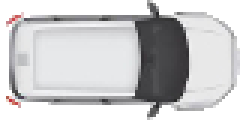
#> input picture util/assets/track/img/car_80x40.png, 80 x 40 px (shown 3 times larger)
$ python temp.py
#> lines starting #> are read from the running program, lines starting #| are printed output that depends on the picture; pictures that were not available may be replaced by others from this repository, and a replacement may not be noted
# [6 lines of commented-out code are left out]
import numpy as np


from PIL import Image, ImageDraw, ImageFont
from numpy import true_divide

car_filename = "./util/assets/track/img/car_80x40.png"
signal_filename = "./util/assets/track/img/sign_60x94.png"
start_finish_filename = "./util/assets/track/img/start_finish_30x100.png"

car = Image.open(car_filename)
#> car is the input picture: PIL image 80x40 RGBA; mean R, G, B, A 130.4, 130.1, 203, 183.3
signal = Image.open(signal_filename)
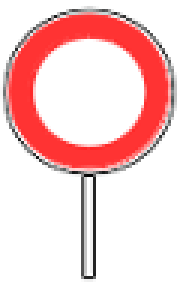
#> input picture util/assets/track/img/sign_60x94.png, 60 x 94 px (shown 3 times larger)
#> signal is the input picture: PIL image 60x94 RGBA; mean R, G, B, A 114.2, 71.7, 71.7, 111.7
start = Image.open(start_finish_filename)
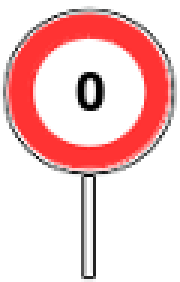
#> input picture util/assets/track/img/sign_60x94_0.png, 60 x 94 px, given in place of start_finish_30x100.png, which was not available (shown 3 times larger)
#> start is the input picture: PIL image 60x94 RGBA; mean R, G, B, A 108.3, 65.7, 65.7, 111.7
finish = Image.open(start_finish_filename)

canvas = (1500, 400)
clearence = (0, 200)
zero_x = 150
scale_x = 10
track_length = 500.0
signal_position = 300

pos = 0
start_position = (zero_x-int(scale_x*(pos)), canvas[1]-clearence[1])
finish_position = (zero_x+int(scale_x*(track_length-pos)), canvas[1]-clearence[1])
signal_position = (zero_x+int(scale_x*(signal_position-pos)), canvas[1]-clearence[1]-50)
car_position = (zero_x-80, canvas[1]-clearence[1]+30)

font = ImageFont.truetype('arial.ttf', 20)
background = Image.new('RGB', canvas, (200, 200, 200))
#> background: PIL image 1500x400 RGB; every value is 200
draw = ImageDraw.Draw(background)
for i in range(int(track_length//50+1)):
    draw.text((zero_x+int(scale_x*(50*i-pos)), canvas[1]-90), "{}m".format(50*i), (0, 0, 0), font)
draw.line((0, 300, 1500, 300), (0, 0, 0), width=5)
background.paste(start, start_position)
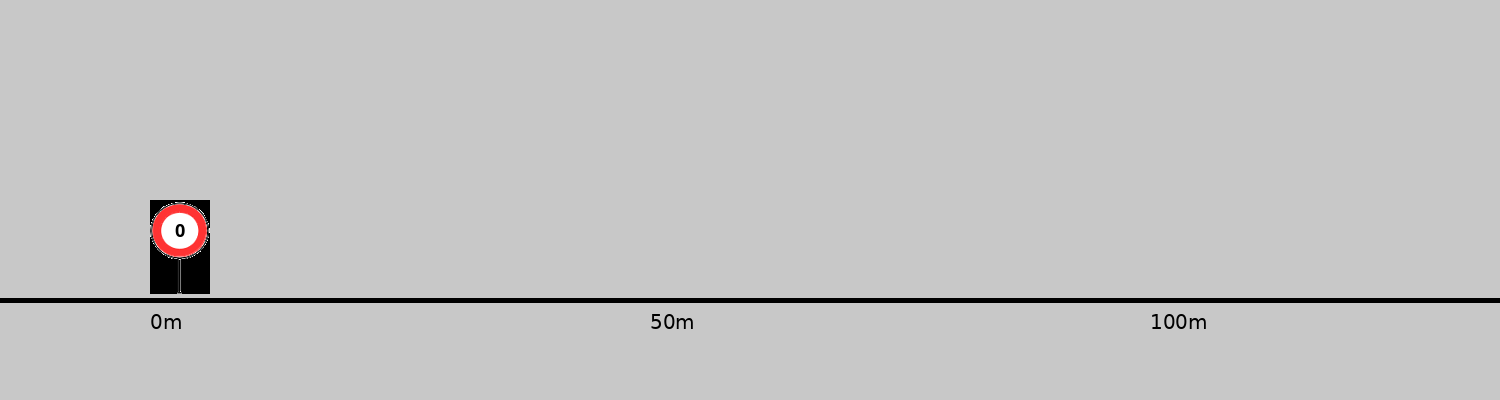
#> background: PIL image 1500x400 RGB; mean R, G, B 196.4, 196, 196
background.paste(finish, finish_position)
background.paste(signal, signal_position, signal)
background.paste(car, car_position, car)

a = np.zeros(1)

#> (the run stopped early here; a loop or call above may not have finished)
